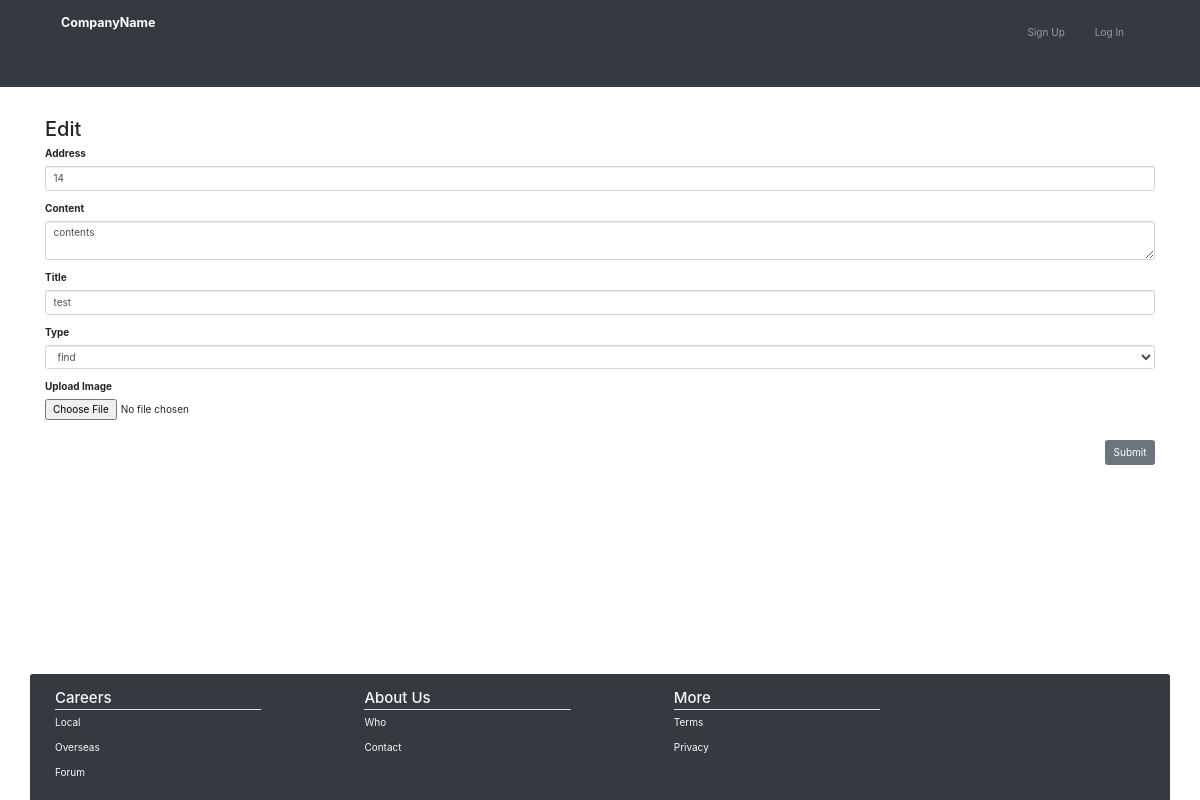
The page /posts/edit/1 on the database its author committed.
### tables this page shows
CREATE TABLE `posttest` (
  `postID` int(11) NOT NULL,
  `address` varchar(45) NOT NULL,
  `contents` varchar(60000) NOT NULL,
  `title` varchar(45) NOT NULL,
  `type` varchar(45) NOT NULL,
  `date` datetime NOT NULL DEFAULT CURRENT_TIMESTAMP,
  `Owner` varchar(50) NOT NULL
);

### application/controllers/Posts.php (called while the page is built, shortened)
<?php
    class Posts extends CI_Controller{
        public function edit($postID){
            $data['post'] = $this -> post_model -> get_posts($postID);
            $this -> form_validation -> set_rules('title', 'Title', 'required');
            $this -> form_validation -> set_rules('content', 'Cpntent', 'required');
            if($this -> form_validation -> run() === FALSE){
                $this -> load -> view('templates/header');
                $this -> load -> view('posts/edit', $data);
                $this -> load -> view('templates/footer');
            }
        }
    }

### index.php (called while the page is built, shortened)
<?php
require_once BASEPATH.'core/CodeIgniter.php';

### application/models/Post_model.php (called while the page is built, shortened)
<?php
    class Post_model extends CI_Model{
        public function get_posts($postID = FALSE){
            $query = $this -> db -> get_where('posttest', array('postID' => $postID));
            return $query -> row_array();
        }
    }

### application/views/posts/edit.php (the view, shortened to what this page needs)
<section class="container main mt-5">
    <h2>Edit</h2>
    <?php echo form_open_multipart("posts/edit/" . $post['postID'], array('class' => 'd-flex flex-column'), ""); ?>
        <div class="form-group">
            <label for="inputAddress">Address</label>
            <input type="text" class="form-control" name="address" placeholder="1234 Main St" value="<?php echo $post['address']; ?>">
        </div>
        <div class="form-group">
            <label for="inputContent">Content</label>
            <textarea type="text" class="form-control" id="contentfield" name="content" placeholder="Apartment, studio, or floor"><?php echo $post['contents']; ?></textarea>
        </div>
            <div class="form-group">
            <label for="inputTitle">Title</label>
            <input type="text" class="form-control" name="title" value="<?php echo $post['title']; ?>">
        </div>
        <div class="form-group">
            <label for="inputType">Type</label>
            <select name="type" class="form-control" >
            <?php
                if($post['type'] == "find"){
                    echo '
                        <option selected>find</option>
                        <option>employ</option>
                    ';
                } else {
                    echo '
                        <option>find</option>
                        <option selected>employ</option>
                    ';
                }
            ?>
            </select>
        </div>
        <div class="form-group d-flex flex-column">
            <label for="inputImage">Upload Image</label>
            <input type="file" class="" name="userfile" size="20">
        </div>
        <button type="submit" class="btn btn-secondary mt-3 ml-auto">Submit</button>
    </form>
</section>

### rows shown on the page
posttest: address "14", content "contents", title "test", type "find"
